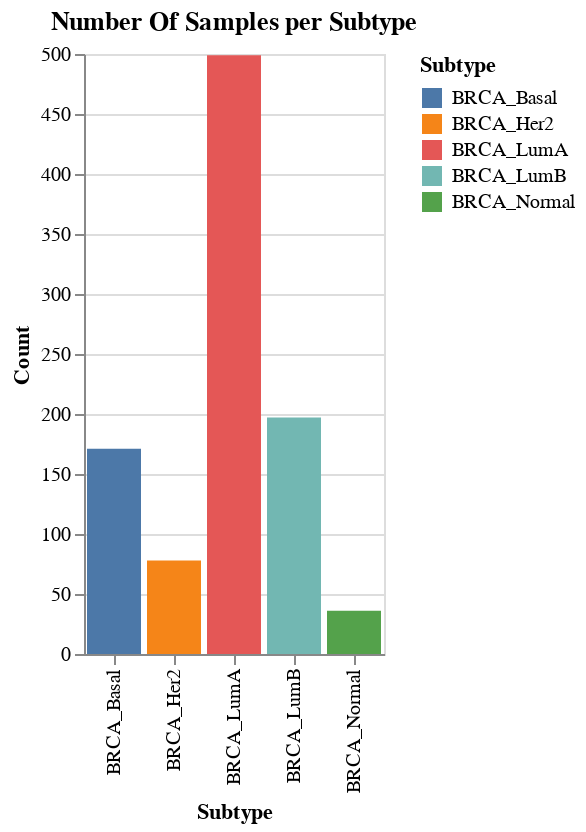

Notebook source saved alongside this figure:
### Code cell
alt.Chart(clinical_summary).mark_bar().encode(
    alt.X("Subtype"),
    alt.Y("Count"),
    color= "Subtype",
    tooltip= ["Subtype", "Count"]
).properties(
    title="Number Of Samples per Subtype",
    width=150,
    height=300
)

### Figure 1 — Vega-Lite specification as saved in the notebook (floating-point values rounded to 4 significant figures)
{"config": {"view": {"continuousWidth": 400, "continuousHeight": 300}}, "data": {"name": "data-c270c49258447c8f5ddab08e033d298b"}, "mark": "bar", "encoding": {"color": {"field": "Subtype", "type": "nominal"}, "tooltip": [{"field": "Subtype", "type": "nominal"}, {"field": "Count", "type": "quantitative"}], "x": {"field": "Subtype", "type": "nominal"}, "y": {"field": "Count", "type": "quantitative"}}, "height": 300, "title": "Number Of Samples per Subtype", "width": 150, "$schema": "https://vega.github.io/schema/vega-lite/v4.17.0.json", "datasets": {"data-c270c49258447c8f5ddab08e033d298b": [{"Subtype": "BRCA_Basal", "Count": 171}, {"Subtype": "BRCA_Her2", "Count": 78}, {"Subtype": "BRCA_LumA", "Count": 499}, {"Subtype": "BRCA_LumB", "Count": 197}, {"Subtype": "BRCA_Normal", "Count": 36}]}}
